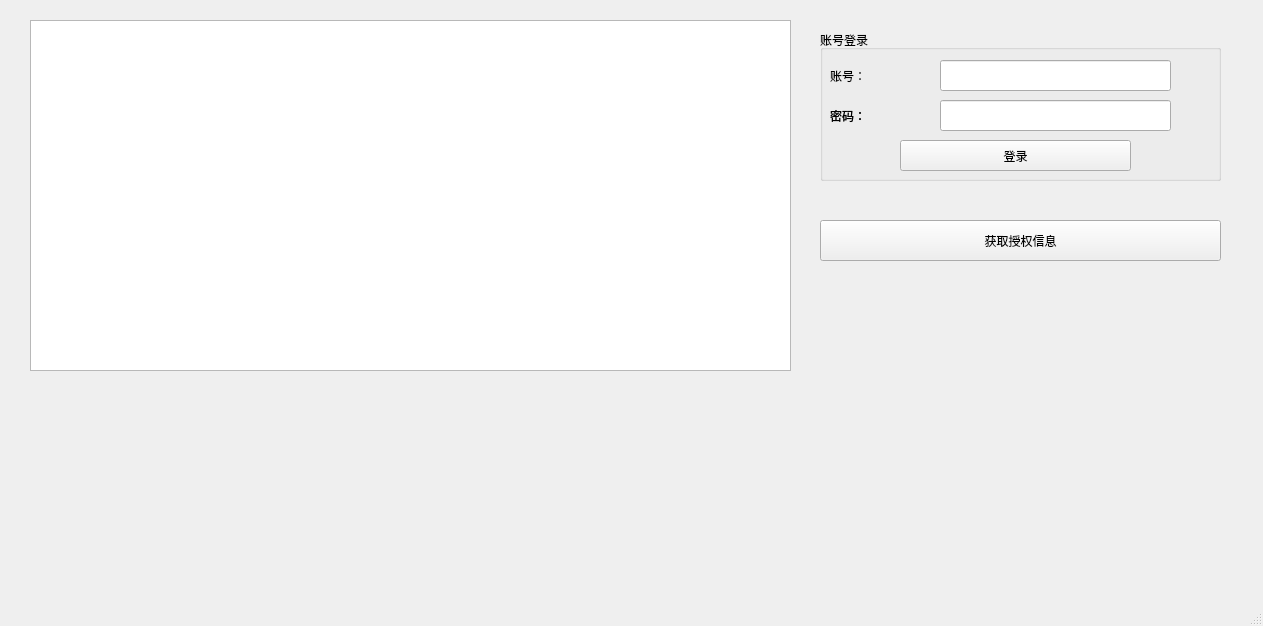
<?xml version="1.0" encoding="UTF-8"?>
<ui version="4.0">
 <class>MainWindow</class>
 <widget class="QMainWindow" name="MainWindow">
  <property name="geometry">
   <rect>
    <x>0</x>
    <y>0</y>
    <width>1263</width>
    <height>626</height>
   </rect>
  </property>
  <property name="windowTitle">
   <string>MainWindow</string>
  </property>
  <property name="whatsThis">
   <string>&lt;html&gt;&lt;head/&gt;&lt;body&gt;&lt;p&gt;&lt;br/&gt;&lt;/p&gt;&lt;/body&gt;&lt;/html&gt;</string>
  </property>
  <widget class="QWidget" name="centralwidget">
   <widget class="QTextEdit" name="outputTextEdit">
    <property name="geometry">
     <rect>
      <x>30</x>
      <y>20</y>
      <width>761</width>
      <height>351</height>
     </rect>
    </property>
    <property name="readOnly">
     <bool>true</bool>
    </property>
   </widget>
   <widget class="QPushButton" name="pushBtn_license_">
    <property name="geometry">
     <rect>
      <x>820</x>
      <y>220</y>
      <width>401</width>
      <height>41</height>
     </rect>
    </property>
    <property name="text">
     <string>获取授权信息</string>
    </property>
   </widget>
   <widget class="QGroupBox" name="groupBox">
    <property name="geometry">
     <rect>
      <x>820</x>
      <y>30</y>
      <width>401</width>
      <height>151</height>
     </rect>
    </property>
    <property name="title">
     <string>账号登录</string>
    </property>
    <widget class="QLabel" name="label_3">
     <property name="geometry">
      <rect>
       <x>10</x>
       <y>30</y>
       <width>81</width>
       <height>31</height>
      </rect>
     </property>
     <property name="text">
      <string>账号：</string>
     </property>
    </widget>
    <widget class="QLabel" name="label_4">
     <property name="geometry">
      <rect>
       <x>10</x>
       <y>70</y>
       <width>81</width>
       <height>31</height>
      </rect>
     </property>
     <property name="text">
      <string>密码：</string>
     </property>
    </widget>
    <widget class="QLineEdit" name="lineEdit_userName">
     <property name="geometry">
      <rect>
       <x>120</x>
       <y>30</y>
       <width>231</width>
       <height>31</height>
      </rect>
     </property>
    </widget>
    <widget class="QLineEdit" name="lineEdit_userPwd">
     <property name="geometry">
      <rect>
       <x>120</x>
       <y>70</y>
       <width>231</width>
       <height>31</height>
      </rect>
     </property>
    </widget>
    <widget class="QLabel" name="label_5">
     <property name="geometry">
      <rect>
       <x>10</x>
       <y>70</y>
       <width>81</width>
       <height>31</height>
      </rect>
     </property>
     <property name="text">
      <string>密码：</string>
     </property>
    </widget>
    <widget class="QPushButton" name="pushBtn_login_">
     <property name="geometry">
      <rect>
       <x>80</x>
       <y>110</y>
       <width>231</width>
       <height>31</height>
      </rect>
     </property>
     <property name="text">
      <string>登录</string>
     </property>
    </widget>
   </widget>
  </widget>
  <widget class="QMenuBar" name="menubar">
   <property name="geometry">
    <rect>
     <x>0</x>
     <y>0</y>
     <width>1263</width>
     <height>21</height>
    </rect>
   </property>
  </widget>
  <widget class="QStatusBar" name="statusbar"/>
 </widget>
 <resources/>
 <connections/>
</ui>
